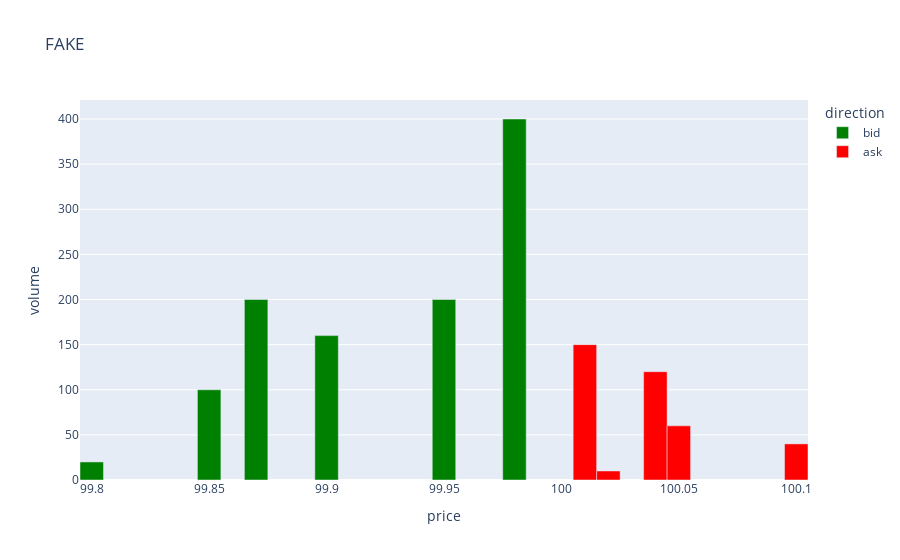

Notebook cell for this chart:
### Code cell
for order in limit_orders:
    exchange.process_order(order)
visualise_orderbook(exchange.orderbook)

### Figure 1 — Plotly figure (JSON) as saved in the notebook; plotly's stock layout.template omitted (floating-point values rounded to 4 significant figures)
{"data": [{"alignmentgroup": "True", "hovertemplate": "direction=bid<br>price=%{x}<br>volume=%{y}<extra></extra>", "legendgroup": "bid", "marker": {"color": "green", "pattern": {"shape": ""}}, "name": "bid", "offsetgroup": "bid", "orientation": "v", "showlegend": true, "textposition": "auto", "type": "bar", "width": 0.01, "x": [99.98, 99.95, 99.9, 99.87, 99.85, 99.8], "xaxis": "x", "y": [400, 200, 160, 200, 100, 20], "yaxis": "y"}, {"alignmentgroup": "True", "hovertemplate": "direction=ask<br>price=%{x}<br>volume=%{y}<extra></extra>", "legendgroup": "ask", "marker": {"color": "red", "pattern": {"shape": ""}}, "name": "ask", "offsetgroup": "ask", "orientation": "v", "showlegend": true, "textposition": "auto", "type": "bar", "width": 0.01, "x": [100.0, 100.0, 100.0, 100.0, 100.1], "xaxis": "x", "y": [150, 10, 120, 60, 40], "yaxis": "y"}], "layout": {"barmode": "relative", "legend": {"title": {"text": "direction"}, "tracegroupgap": 0}, "title": {"text": "FAKE"}, "xaxis": {"anchor": "y", "domain": [0, 1], "title": {"text": "price"}}, "yaxis": {"anchor": "x", "domain": [0, 1], "title": {"text": "volume"}}}}
